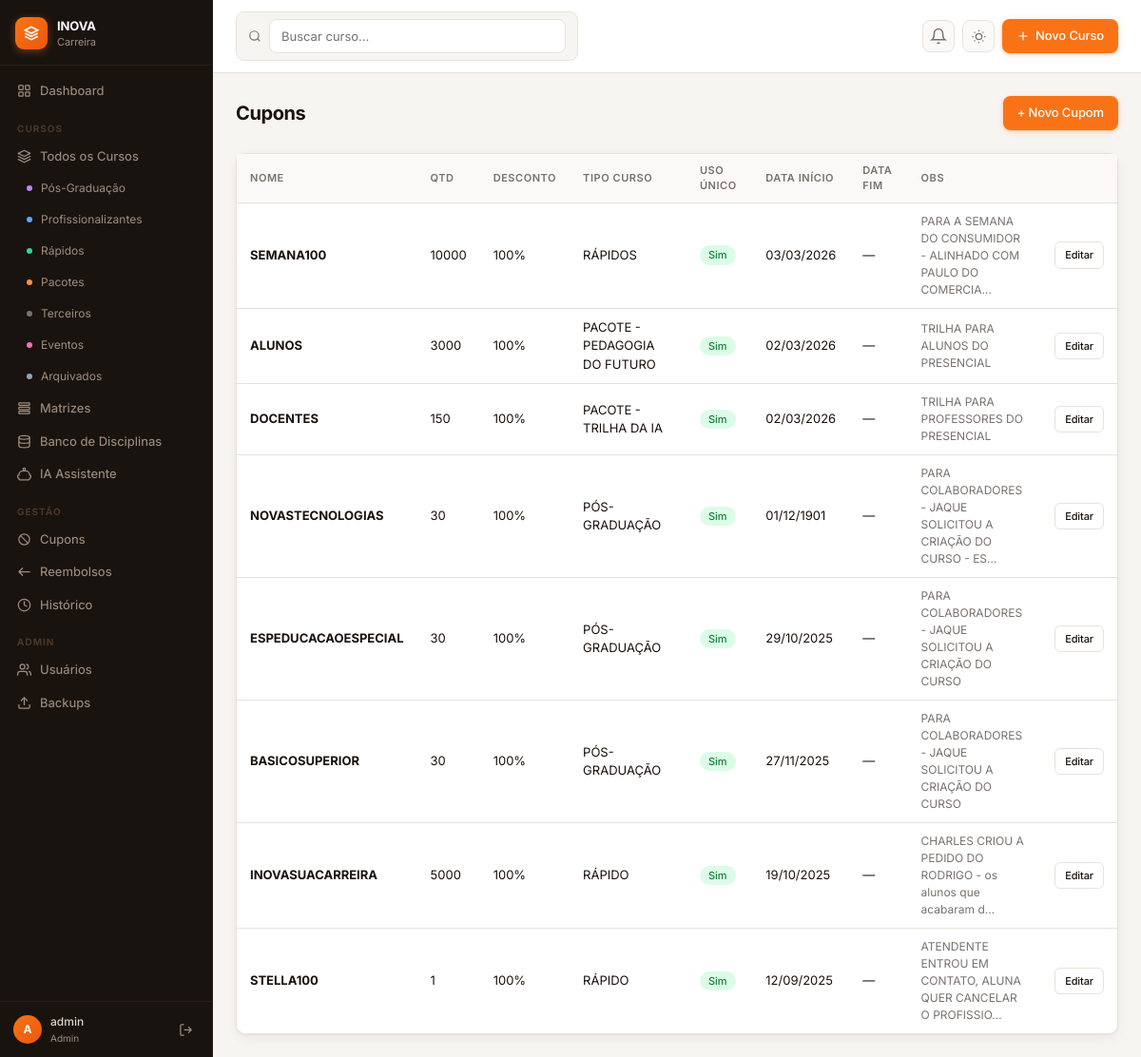
Screenshot of /cupons (signed in) with the database file from the repository.
### app.py (models this page shows)
class Coupon(db.Model):
    id           = db.Column(db.Integer, primary_key=True)
    nome         = db.Column(db.String(100), nullable=False)
    quantidade   = db.Column(db.Integer)
    desconto     = db.Column(db.Float)
    cursos_tipo  = db.Column(db.String(100))
    limite_curso = db.Column(db.Integer)
    uso_unico    = db.Column(db.Boolean, default=True)
    data_inicial = db.Column(db.Date)
    data_final   = db.Column(db.Date)
    obs          = db.Column(db.Text)
    created_at   = db.Column(db.DateTime, default=datetime.utcnow)

### app.py (the view)
@app.route('/cupons')
@perm_check('can_manage_cupons')
def cupons():
    cupons = Coupon.query.order_by(Coupon.created_at.desc()).all()
    return render_template('cupons.html', cupons=cupons)

### app.py (called while the page is built, shortened)
def perm_check(check_fn_name):
    def decorator(f):
        @wraps(f)
        def decorated(*args, **kwargs):
            if 'user_id' not in session:
                return redirect(url_for('login'))
            u = User.query.get(session['user_id'])
            if not u or not getattr(u, check_fn_name)():
                flash('Você não tem permissão para acessar esta seção.', 'danger')
                return redirect(url_for('dashboard'))
            return f(*args, **kwargs)
        return decorated
    return decorator

@app.context_processor
def inject_now():
    return {'now': datetime.now}

@app.before_request
def ensure_db():
    global _db_ready

    def can_manage_cupons(self):
        if self.role == 'admin': return True
        if self._p().get('block_cupons'): return False
        return self.role == 'editor' or self._p().get('cupons_gerenciar', False)

    def can_manage_reembolsos(self):
        if self.role == 'admin': return True
        if self._p().get('block_reembolsos'): return False
        return self.role == 'editor' or self._p().get('reembolsos_gerenciar', False)

    def can_view_historico(self):
        if self.role == 'admin': return True
        if self._p().get('block_historico'): return False
        return self.role == 'editor' or self._p().get('historico_ver', False)

### templates/cupons.html (shortened to what this page needs)
{% extends 'base.html' %}
{% block content %}
<div class="page">
  <div class="page-header">
    <div class="page-title">Cupons</div>
    {% if session.role in ['admin','editor'] %}
    <a href="{{ url_for('cupom_novo') }}" class="btn btn-primary">+ Novo Cupom</a>
    {% endif %}
  </div>
  <div class="card">
    <div class="table-wrapper">
      <table>
        <thead><tr><th>Nome</th><th>Qtd</th><th>Desconto</th><th>Tipo Curso</th><th>Uso Único</th><th>Data Início</th><th>Data Fim</th><th>Obs</th><th></th></tr></thead>
        <tbody>
          {% for c in cupons %}
          <tr>
            <td><strong>{{ c.nome }}</strong></td>
            <td>{{ c.quantidade }}</td>
            <td>{{ (c.desconto * 100)|int }}%</td>
            <td>{{ c.cursos_tipo or '—' }}</td>
            <td>{% if c.uso_unico %}<span class="badge badge-ativo">Sim</span>{% else %}<span class="badge badge-oculto">Não</span>{% endif %}</td>
            <td>{{ c.data_inicial.strftime('%d/%m/%Y') if c.data_inicial else '—' }}</td>
            <td>{{ c.data_final.strftime('%d/%m/%Y') if c.data_final else '—' }}</td>
            <td style="font-size:12px;color:var(--text-muted);max-width:200px">{{ (c.obs or '')[:60] }}{% if c.obs and c.obs|length > 60 %}…{% endif %}</td>
            <td>{% if session.role in ['admin','editor'] %}<a href="{{ url_for('cupom_editar', id=c.id) }}" class="btn btn-sm btn-secondary">Editar</a>{% endif %}</td>
          </tr>
          {% else %}
          <tr><td colspan="9" style="text-align:center;color:var(--text-muted);padding:32px">Nenhum cupom cadastrado.</td></tr>
          {% endfor %}
        </tbody>
      </table>
    </div>
  </div>
</div>
{% endblock %}

### static/css/style.css (style rules this page uses)
:root { --bg: #f7f5f2; --surface: #ffffff; --surface-2: #faf9f7; --sidebar-bg: #18130f; --sidebar-border: #2a1f18; --sidebar-text: #9e8c7e; --sidebar-hover: #241c16; --primary: #f97316; --primary-hover: #ea580c; --primary-light: #fff7ed; --primary-ring: rgba(249,115,22,.18); --success: #16a34a; --warning: #d97706; --danger: #dc2626; --text: #1a110a; --text-muted: #78716c; --border: #e8e2da; --radius: 10px; --shadow: 0 1px 2px rgba(0,0,0,.04), 0 4px 12px rgba(0,0,0,.06); --shadow-md: 0 4px 16px rgba(0,0,0,.10), 0 1px 4px rgba(0,0,0,.06); --transition: .18s ease; }
*, *::before, *::after { box-sizing: border-box; margin: 0; padding: 0; }
body { font-family: 'Inter', -apple-system, BlinkMacSystemFont, sans-serif; background: var(--bg); color: var(--text); font-size: 14px; line-height: 1.5; transition: background var(--transition), color var(--transition); -webkit-font-smoothing: antialiased; }
.page { padding: 24px; }
.page-header { display: flex; align-items: center; justify-content: space-between; margin-bottom: 24px; flex-wrap: wrap; gap: 12px; }
.page-title { font-size: 20px; font-weight: 700; letter-spacing: -.02em; }
.card { background: var(--surface); border-radius: var(--radius); box-shadow: var(--shadow); border: 1px solid var(--border); transition: background var(--transition), border-color var(--transition); }
.table-wrapper { overflow-x: auto; }
table { width: 100%; border-collapse: collapse; }
thead th { background: var(--surface-2); padding: 9px 14px; text-align: left; font-size: 11px; font-weight: 600; letter-spacing: .05em; text-transform: uppercase; color: var(--text-muted); border-bottom: 1px solid var(--border); transition: background var(--transition); }
tbody tr { border-bottom: 1px solid var(--border); transition: background .12s; }
tbody tr:last-child { border-bottom: none; }
td { padding: 10px 14px; font-size: 13px; vertical-align: middle; }
.badge { display: inline-flex; align-items: center; padding: 2px 9px; border-radius: 20px; font-size: 11px; font-weight: 500; white-space: nowrap; }
.badge-ativo { background: #dcfce7; color: #15803d; }
.btn { display: inline-flex; align-items: center; gap: 6px; padding: 8px 15px; border-radius: 8px; border: none; cursor: pointer; font-size: 13px; font-weight: 500; text-decoration: none; transition: all .15s; white-space: nowrap; font-family: inherit; letter-spacing: -.01em; }
.btn-primary { background: var(--primary); color: #fff; box-shadow: 0 1px 3px rgba(249,115,22,.3), 0 2px 8px rgba(249,115,22,.15); }
.btn-secondary { background: var(--surface); color: var(--text); border: 1.5px solid var(--border); }
.btn-sm { padding: 5px 10px; font-size: 11px; border-radius: 6px; }

### rows the page displays
Coupon: nome "SEMANA100", quantidade "10000", (c.desconto*100)|int "100", cursos_tipo "RÁPIDOS", uso_unico "Sim", data_inicial "03/03/2026", data_final "—", obs "PARA A SEMANA DO CONSUMIDOR - ALINHADO COM PAULO DO COMERCIA"
Coupon: nome "ALUNOS", quantidade "3000", (c.desconto*100)|int "100", cursos_tipo "PACOTE - PEDAGOGIA DO FUTURO", uso_unico "Sim", data_inicial "02/03/2026", data_final "—", obs "TRILHA PARA ALUNOS DO PRESENCIAL"
Coupon: nome "DOCENTES", quantidade "150", (c.desconto*100)|int "100", cursos_tipo "PACOTE - TRILHA DA IA", uso_unico "Sim", data_inicial "02/03/2026", data_final "—", obs "TRILHA PARA PROFESSORES DO PRESENCIAL"
Coupon: nome "NOVASTECNOLOGIAS", quantidade "30", (c.desconto*100)|int "100", cursos_tipo "PÓS-GRADUAÇÃO", uso_unico "Sim", data_inicial "01/12/1901", data_final "—", obs "PARA COLABORADORES - JAQUE SOLICITOU A CRIAÇÃO DO CURSO - ES"
Coupon: nome "ESPEDUCACAOESPECIAL", quantidade "30", (c.desconto*100)|int "100", cursos_tipo "PÓS-GRADUAÇÃO", uso_unico "Sim", data_inicial "29/10/2025", data_final "—", obs "PARA COLABORADORES - JAQUE SOLICITOU A CRIAÇÃO DO CURSO"
Coupon: nome "BASICOSUPERIOR", quantidade "30", (c.desconto*100)|int "100", cursos_tipo "PÓS-GRADUAÇÃO", uso_unico "Sim", data_inicial "27/11/2025", data_final "—", obs "PARA COLABORADORES - JAQUE SOLICITOU A CRIAÇÃO DO CURSO"
Coupon: nome "INOVASUACARREIRA", quantidade "5000", (c.desconto*100)|int "100", cursos_tipo "RÁPIDO", uso_unico "Sim", data_inicial "19/10/2025", data_final "—", obs "CHARLES CRIOU A PEDIDO DO RODRIGO - os alunos que acabaram d"
Coupon: nome "STELLA100", quantidade "1", (c.desconto*100)|int "100", cursos_tipo "RÁPIDO", uso_unico "Sim", data_inicial "12/09/2025", data_final "—", obs "ATENDENTE ENTROU EM CONTATO, ALUNA QUER CANCELAR O PROFISSIO"

### other values shown
{{ session.username[0]|upper }} "A"
{{ session.username }} "admin"
{{ session.role }} "Admin"
